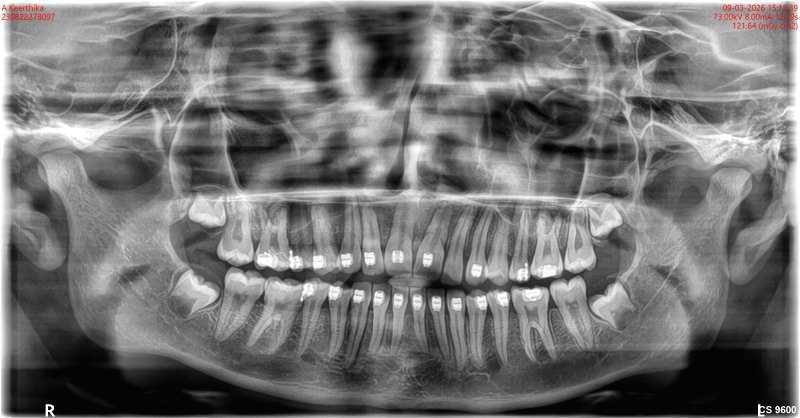
#> input picture uploads/2bc59022-9f15-4332-b273-80201fc1c3e2.jpg, 1600 x 836 px (shown at 1/2 size)
$ python -i preprocessing.py   (imports and definitions only)
#> lines starting #> are read from the running program, lines starting #| are printed output that depends on the picture
#> further down, picture is the input picture: shape (836, 1600, 3); mean B, G, R 115.1, 115.1, 115.5
import cv2
import numpy as np

class ImagePreprocessor:
    """
    Handles clinical image preprocessing before feeding into AI models.
    Supports standardizing OPG (Orthopantomogram) and intraoral photos.
    """

    @staticmethod
    def standardize_image(image: np.ndarray, target_size=(224, 224)) -> np.ndarray:
        """
        Resize image and normalize pixel values to [0, 1].
        """
        img_resized = cv2.resize(image, target_size)
        img_normalized = img_resized.astype(np.float32) / 255.0
        return img_normalized

    @staticmethod
    def enhance_contrast_clahe(image: np.ndarray) -> np.ndarray:
        """
        Applies Contrast Limited Adaptive Histogram Equalization (CLAHE).
        Excellent for enhancing dental x-rays (OPG/Cephalometric) to reveal root/bone boundaries.
        """
        if len(image.shape) == 3:
            # Convert to LAB color space
            lab = cv2.cvtColor(image, cv2.COLOR_BGR2LAB)
#> lab: shape (836, 1600, 3); mean of channels 0, 1, 2 121.5, 128.1, 128.1
            l, a, b = cv2.split(lab)
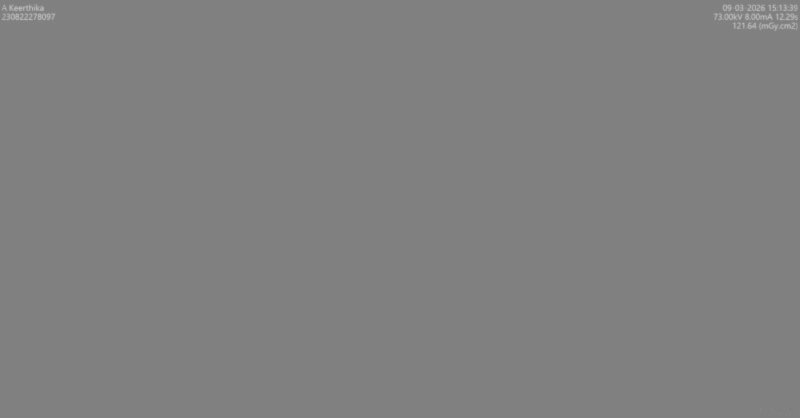
#> a: shape (836, 1600) (shown at 1/2 size); min 122, max 190, mean 128.1

            # Apply CLAHE to L-channel
            clahe = cv2.createCLAHE(clipLimit=3.0, tileGridSize=(8,8))
            cl = clahe.apply(l)
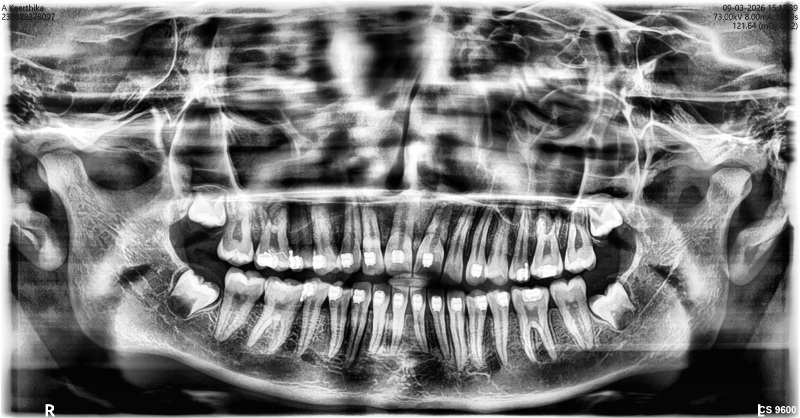
#> cl: shape (836, 1600) (shown at 1/2 size); min 0, max 255, mean 121.7

            # Merge and convert back
            limg = cv2.merge((cl,a,b))
#> limg: shape (836, 1600, 3); mean of channels 0, 1, 2 121.7, 128.1, 128.1
            enhanced_img = cv2.cvtColor(limg, cv2.COLOR_LAB2BGR)
            return enhanced_img
        else:
            # Grayscale image (e.g., standard X-ray)
            clahe = cv2.createCLAHE(clipLimit=3.0, tileGridSize=(8,8))
            return clahe.apply(image)

    @staticmethod
    def extract_edges_canny(image: np.ndarray) -> np.ndarray:
        """
        Extracts edges using Canny edge detection. Useful as an additional channel
        for landmark detection models to focus on tooth boundaries.
        """
        gray = cv2.cvtColor(image, cv2.COLOR_BGR2GRAY) if len(image.shape) == 3 else image
        blurred = cv2.GaussianBlur(gray, (5, 5), 0)
        edges = cv2.Canny(blurred, 50, 150)
        return edges

    @classmethod
    def prepare_for_inference(cls, image: np.ndarray, model_type="classification") -> np.ndarray:
        """
        Full pipeline to prepare an image for a specific model type.
        """
        if model_type == "xray_segmentation":
            enhanced = cls.enhance_contrast_clahe(image)
            standardized = cls.standardize_image(enhanced, target_size=(512, 512))
            return np.expand_dims(standardized, axis=0) # Add batch dimension

        # Default classification preparation
        standardized = cls.standardize_image(image)
        return np.expand_dims(standardized, axis=0)

>>> import cv2
>>> picture = cv2.imread('../../../uploads/2bc59022-9f15-4332-b273-80201fc1c3e2.jpg')
>>> result = ImagePreprocessor().enhance_contrast_clahe(picture)
